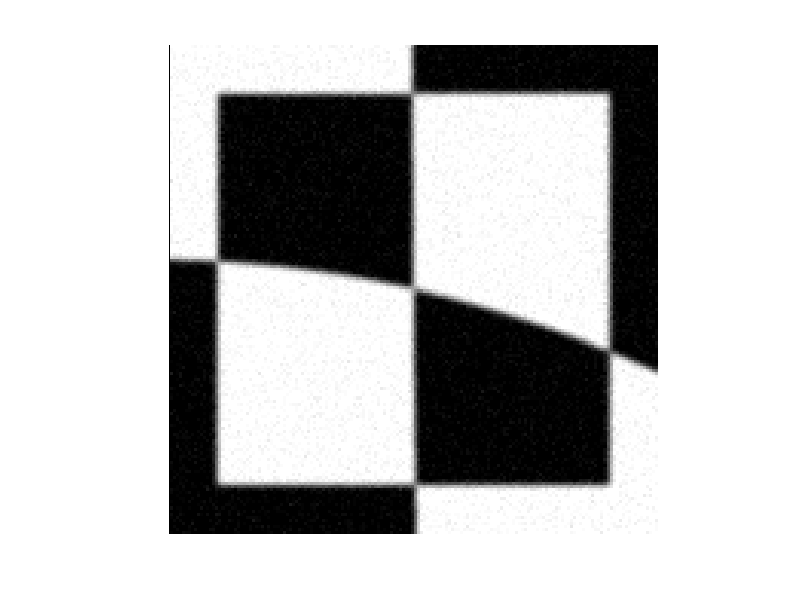

Here is the MATLAB script that generated this plot:
% produce a random cross point with projective transform, blur and noise
% output size 64x64
% input:
%       blurDegree , the sigma used in function imgaussfilt
%       noiseDegree, the sigma used in function imnoise
% output:
%       img, random cross point
%       angle, the angle between optical axis and cross point surface
function [img] = produceRandomCrossPoint(blurDegree,noiseDegree,cnt)
    if ~exist('blurDegree','var')
        blurDegree = 1;
    end
    if ~exist('noiseDegree','var')
        noiseDegree = 0.001;
    end
        
    halfM = 320;
    halfN = 320;
    M = 2*halfM;
    N = 2*halfN;
    cnt=1
    
    img = zeros(M, N);
    coeff_x(1) = rand/2000;
    coeff_y(1) = rand/2000;
    coeff_x(2) = rand/100;
    coeff_y(2) = rand/100;
    coeff_x(3) = halfM - halfM^2 * coeff_x(1) - halfM * coeff_x(2);
    coeff_y(3) = halfN - halfN^2 * coeff_y(1) - halfN * coeff_y(2);
    for i = 64:576
        for j = 64:576
            if ((j < coeff_x(1)*i^2 + coeff_x(2)*i + coeff_x(3)) && (i > coeff_y(1)*j^2 + coeff_y(2)*j + coeff_y(3))) || ((j > coeff_x(1)*i^2 + coeff_x(2)*i + coeff_x(3)) && (i < coeff_y(1)*j^2 + coeff_y(2)*j + coeff_y(3))) 
                img(j,i) = 1;
            end
        end
    end
    img(577:640,577:640)=1;
    img(1:64,1:64)=1;

    for i = 64:576
        for j = 1:64
            if i < coeff_y(1)*j^2 + coeff_y(2)*j + coeff_y(3)
                img(j,i)=1;
            end
        end
    end
    for i = 64:576
        for j = 1:64
            if i < coeff_x(1)*j^2 + coeff_x(2)*j + coeff_x(3)
                img(i,j)=1;
            end
        end
    end
    for i = 64:576
        for j = 577:640
            if i > coeff_y(1)*j^2 + coeff_y(2)*j + coeff_y(3)
                img(j,i)=1;
            end
        end
    end
    for i = 64:576
        for j = 577:640
            if i > coeff_x(1)*j^2 + coeff_x(2)*j + coeff_x(3)
                img(i,j)=1;
            end
        end
    end
    imshow(img);
    
%     img(1:halfM,1:halfN) = 1;
%     img(halfM+1:M,halfN+1:N) = 1;

    % random viewpoint
%     angle = pi/3*rand;
%     R = angle2dcm(2*pi*rand,angle,0);
%     R(3,:) = [0,0,1];
%     img = imwarp(img,imref2d([M,N],[-1, 1],[-1, 1]),projective2d(R),...
%         'OutputView',imref2d([M,N],[-2, 2],[-2, 2]),'FillValues',0.5);
    
    % blur and noise
    img = imresize(img,[160 160]);
    if (blurDegree)
        img = imgaussfilt(img,blurDegree);
    end
    img = imnoise(img,'gaussian',0,noiseDegree);
    imshow(img);
    filename=['.\RandomCornerNoise\Noise',num2str(noiseDegree),'\',num2str(cnt),'.bmp'];
    imwrite(img,filename);
end

